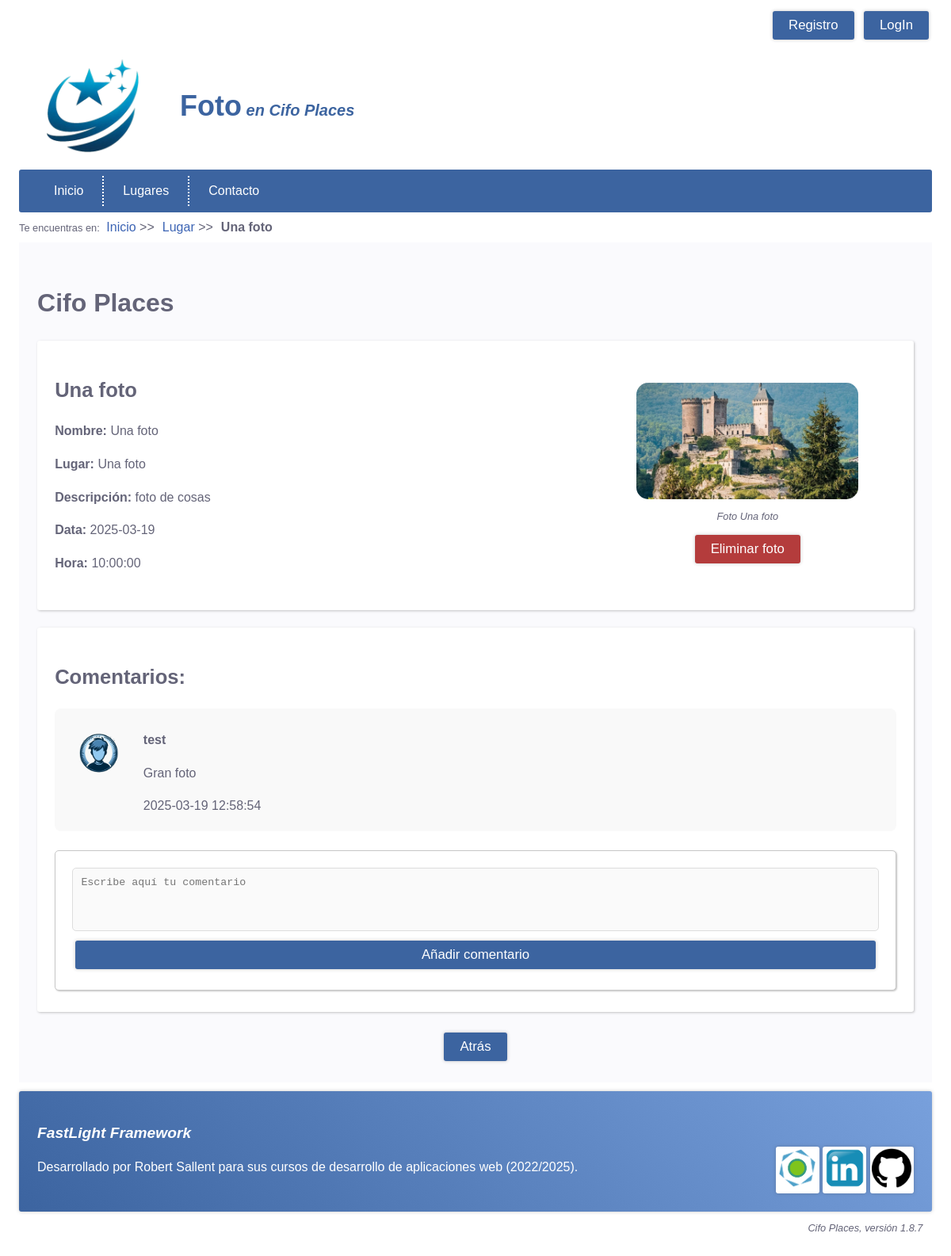
/Photo/show/1, run on the app's committed database.
### tables this page shows
CREATE TABLE photos(
	id INT PRIMARY KEY auto_increment,
    name VARCHAR(128) NOT NULL,
    file VARCHAR(256) NOT NULL,
    alt VARCHAR(256) NOT NULL,
    description TEXT,
    date DATE NULL DEFAULT NULL,
    time TIME NULL DEFAULT NULL,
    iduser INT NULL,
    idplace INT NOT NULL, 
    created_at TIMESTAMP DEFAULT CURRENT_TIMESTAMP,
    updated_at TIMESTAMP NULL DEFAULT NULL ON UPDATE CURRENT_TIMESTAMP,
    
	FOREIGN KEY(iduser) REFERENCES users(id) 
		ON UPDATE CASCADE ON DELETE SET NULL,
    FOREIGN KEY(idplace) REFERENCES places(id) 
		ON UPDATE CASCADE ON DELETE CASCADE    
);

### app/libraries/View.php (called while the page is built, shortened)
<?php
class View{
    private string $name;
    public function __construct(
        string $name      = '',
        array $parameters = []
    ){
        $this->name       = $name;
    }
    public function load(){
        $template = new (TEMPLATE);
        try{
            @require VIEWS_FOLDER."/$this->name.php";
        }catch(Throwable $e){
            $message = DEBUG ?
            "<p>ERROR en la vista <b>".VIEWS_FOLDER."/$this->name.php</b>.</p>
             <p>INFORMACIÓN ADICIONAL: ".$e->getMessage()."</p>" :
             "Error al cargar la página.";
             throw new ViewException($message);
        }
    }
}

### app/http/ViewResponse.php (called while the page is built, shortened)
<?php
class ViewResponse extends Response{
    protected View $view;
    public function __construct(
        string $name,
        array $params       = [],
        int $httpCode       = 200,
        string $status      = 'OK'
    ){
        $this->view = new View($name, $params);
    }
    public function send(){
        $this->view->load();
        die();
    }
}

### public/index.php (called while the page is built, shortened)
<?php
require '../app/autoload.php';
require '../app/helpers/helpers.php';
try{
    switch(strtoupper(APP_TYPE)){
        case 'WEB' :  $response = (new App())->boot();
                      break;
    }
    $response->send();
}catch(Throwable $t){
    $mensaje = DEBUG ?
        'ERROR en el proceso de arranque: '.$t :
        'Se produjo un error, contacte con el administrador '.ADMIN_EMAIL.' si es necesario.';
    abort(500, 'INTERNAL SERVER ERROR', $mensaje, $t)->send();
}

### app/autoload.php (called while the page is built, shortened)
<?php
    function load(string $clase){
        foreach(AUTOLOAD_DIRECTORIES as $directorio){
           $ruta="$directorio/$clase.php";
           if(is_readable($ruta)){
                break;
           }
        }
    }

### app/libraries/Login.php (called while the page is built, shortened)
<?php
class Login{
    private static ?Authenticable $activeUser = NULL;
    public static function init(){
        self::$activeUser = Session::get('user') ??  NULL;
    }
	public static function user():?Authenticable{
	    return self::$activeUser;
	}
	public static function check():bool{
	    return !empty(self::user());
	}
	public static function guest():bool{
	    return empty(self::user());
	}
	public static function isAdmin(string $adminRole = 'ROLE_ADMIN'):bool{
	    return self::$activeUser && self::$activeUser->hasRole($adminRole);
	}
	public static function oneRole(array $roles):bool{
	    return self::user() && self::user()->oneRole($roles);
    }
}

### mvc/models/Model.php (called while the page is built, shortened)
<?php
abstract class Model{
    public static function getTable():string{
        return get_called_class()::$table ?? strtolower(get_called_class()).'s';
    }
    protected static function getJsonFields():array{
        return get_called_class()::$jsonFields ?? [];
    }
    public function parseJsonFields():object{
        $properties = self::getJsonFields();
        return $this;
    }
    public static function find(int $id = 0):?object{
        $table = self::getTable();
        $query = "SELECT * FROM $table WHERE id=$id";
        $entity = (DB_CLASS)::select($query, get_called_class());
        if($entity)
            $entity->parseJsonFields();
        return $entity;
    }
    public static function findOrFail(
        int $id = 0,
        ?string $message = NULL
    ):object{
        $entity = get_called_class()::find($id);
        return $entity;
    }
    public function hasMany(
        string $related,
        string $foreignKey = null,
        string $localKey = 'id'
    ):array{
        $tabla = $related::$table ?? strtolower($related).'s';
        $foreignKey = $foreignKey ?? 'id'.strtolower(get_called_class());
        $consulta = "SELECT * FROM $tabla WHERE $foreignKey = ".$this->$localKey;
        $entities =  (DB_CLASS)::selectAll($consulta, $related);
        return $entities;
    }
    public function belongsTo(
        string $related,
        string $foreignKey = null,
        string $ownerKey = 'id'
    ):?object{
        $tabla = $related::$table ?? strtolower($related).'s';
        $foreignKey = $foreignKey ?? 'id'.strtolower($related);
        $consulta="SELECT * FROM $tabla WHERE $ownerKey = ".($this->$foreignKey ?? 'NULL');
        $entity = (DB_CLASS)::select($consulta, $related);
        if($entity)
            $entity->parseJsonFields();
        return $entity;
    }
}

### app/libraries/DBMysqli.php (called while the page is built, shortened)
<?php
class DBMysqli extends DB{
    private static $conexion = null;
    public static function get():object{
        if(!self::$conexion){
            try{
                self::$conexion = @new mysqli(DB_HOST, DB_USER, DB_PASS, DB_NAME, DB_PORT);
            }catch(Throwable $e){
                $message = "No se pudo conectar con la Base de datos. ";
                if(DEBUG)
                    $message .= "Revisa la configuración: ".DB_HOST.', '.DB_USER.', *******, '.DB_NAME.', '.DB_PORT;
                throw new DatabaseException($message);
            }
        }
        return self::$conexion;
    }
    public static function query(string $consulta){
        try{
            $resultado = self::get()->query($consulta);
            return $resultado;
        }catch(Throwable $e){
            if(DEBUG){
                $mensaje = "<p>ERROR EN LA CONSULTA:</p>";
                $mensaje .= "<p><b>$consulta</b></p>";
                $mensaje .= "<p>".self::get()->error."</p>";
                throw new SQLException($mensaje);
            }else
                throw new SQLException('ERROR al realizar la operación sobre la base de datos.');
        }
    }
    public static function select(
        string $consulta,
        string $class = 'stdClass'
    ):?object{
        $resultado = self::query($consulta);
        $objeto = $resultado->fetch_object($class);
        return $objeto;
    }
    public static function selectAll(
        string $consulta,
        string $class='stdClass'
    ):array{
        $resultados = self::query($consulta);
        $objetos = [];
        while($r = $resultados->fetch_object($class))
            $objetos[] = $r;
        return $objetos;
    }
}

### mvc/controllers/PhotoController.php (called while the page is built, shortened)
<?php
class PhotoController extends Controller{
    public function show(int $id=0){
        $photo = Photo::findOrFail($id, "No se encontró la foto indicada.");
        $comments = $photo->hasMany('V_comment');
        $user= $photo->belongsTo('User');
        return view('photo/show',[
            'photo'     => $photo,
            'comments'  => $comments
        ]);
    }
}

### app/core/App.php (called while the page is built, shortened)
<?php
class App extends Kernel{
    public function boot():Response{
        try{
            $url = request()->get('url') ?? NULL;
            $url = $url ? explode('/', rtrim($url, '/')) : [];
            $controller = empty($url[0]) ?
                DEFAULT_CONTROLLER :
                ucfirst(strtolower(array_shift($url))).'Controller';
            $method = empty($url[0]) ?
                DEFAULT_METHOD :
                strtolower(array_shift($url));
            $controllerInstance = new $controller();
            return $controllerInstance->$method(...$url);
        }catch(NotIdentifiedException $e){
            Session::set('_pending_operation', '/'.request()->get('url'));
            return redirect('/Login');
        }catch(Throwable $t){
            $mensaje = DEBUG ?
                (new DebugInformation($t, $controller, $method, $url))->toHtml() :
                "No se pudo realizar la operación solicitada.";
            if(LOG_ERRORS)
                Log::addMessage(ERROR_LOG_FILE, get_class($t), $t->getMessage());
            if(DB_ERRORS)
                AppError::new(get_class($t), $t->getMessage());
            return abort(500, 'INTERNAL SERVER ERROR', $mensaje, $t);
        }
    }
}

### mvc/views/photo/show.php (the view, shortened to what this page needs)
 <!DOCTYPE html>
<html lang="es">
	<head>
		<?= $template->css() ?>
	</head>
	<body>
		<?= $template->login() ?>
		<?= $template->header('Foto') ?>
		<?= $template->menu() ?>
		<?= $template->breadCrumbs([
		    'Lugar'=> '/Place/show/$id',
		    $photo->name =>NULL
		]) ?>
		<main>
    		<h1><?= APP_NAME ?></h1>
    		<section id="detalles" class="flex-container gap2">
    			<div class="flex2">
    			<h2><?=$photo->name?></h2>
    			<p><b>Nombre:</b>		<?=$photo->name?></p>
    			<p><b>Lugar:</b>		<?=$photo->alt?></p>
    			<p><b>Descripción:</b>	<?=$photo->description?></p>
    			<p><b>Data:</b>			<?=$photo->date?></p>
    			<p><b>Hora:</b>			<?=$photo->time?>
    			</div>
    			<figure class="flex1 centrado p2">
        			<img src="<?=FOTO_IMAGE_FOLDER.'/'.($photo->file ?? DEFAULT_FOTO_IMAGE)?>"
        				class="cover enlarge-image" alt="Foto del usuario <?=$photo->alt?>">
        			<figcaption>Foto <?="$photo->name"?></figcaption>
        			<?php if($photo->file) {?>
        			<?php  if(Login::user()->id ==  $comment->iduser){?>
        			<form method="POST" action="/Photo/dropcover" class="no-border">
        				<input type="submit" class="button-danger" name="borrar" value="Eliminar foto">
        			</form>
        			<?php } ?>
        			<?php } ?>
        		</figure>
    		</section>
    		<section>
                <h2>Comentarios:</h2>
                <?php if (!empty($comments)) { ?>
                    <div class="comments-container">
                        <?php foreach ($comments as $comment) { ?>
                            <div class="comment">
                                <figure class="comment-avatar">
                                    <img src="<?= USER_IMAGE_FOLDER . '/' . ($comment->userpicture ?? DEFAULT_USER_IMAGE) ?>" alt="Imagen de <?= $user->displayname ?>">
                                </figure>
                                <div class="comment-content">
                                    <p class="comment-author"><?= $comment->username ?></p>
                                    <p class="comment-text"><?= $comment->text ?></p>
                                    <p class="comment-text"><?= $comment->created_at ?></p>
                                </div>
                            </div>
                        <?php } ?>
                    </div>
                <?php } else { ?>
                    <p class="no-comments">No hay comentarios aún. ¡Sé el primero en comentar!</p>
                <?php } ?>
                <form method="POST" action="/Comment/storephoto" class="comment-form">
                    <textarea name="text" placeholder="Escribe aquí tu comentario"></textarea>
                    <button type="submit" class="button" name="guardar">Añadir comentario</button>
                </form>
            </section>
    		<div class="centrado">
    			<a class="button" onclick="history.back()">Atrás</a>
    		</div>
		</main>
		<?= $template->footer() ?>
		<?= $template->version() ?>
	</body>
</html>

### public/css/base.css (style rules this page uses)
:root { --primary-bg-color: rgb(60, 100, 160); --primary-font-color: rgb(255, 255, 255); --primary-soft-color: rgb(120, 160, 220); --secondary-bg-color: rgb(60, 160, 100); --secondary-font-color: rgb(255, 255, 255); --secondary-soft-color: rgb(100, 200, 140); --shadow-color: rgba(60, 60, 60, 0.3); --font-shadow-color: rgba(0, 0, 0, 0.3); --bg-color: white; --font-color: rgb(100, 100, 120); --border-color: rgb(200, 200, 200); --a-color: rgb(60, 100, 180); --main-bg-color: rgb(250, 250, 253); --th-bg-color: rgb(60, 100, 160); --th-font-color: rgb(255, 255, 255); --td-odd-bg-color: rgb(255, 255, 255); --td-even-bg-color: rgb(245, 245, 250); --tfoot-bg-color: rgb(160, 180, 220); --tfoot-font-color: rgb(255, 255, 255); --form-bg-color: rgb(255, 255, 255); --input-bg-color: rgb(250, 250, 250); --footer-bg-color: rgba(255, 255, 255, 0.85); --modal-bg-color: rgba(120, 120, 120, 0.85); --success-bg-color: rgb(180, 250, 180); --success-font-color: #363; --success-btn-color: rgb(60, 180, 60); --success-btn-hover-color: rgb(110, 250, 110); --warning-bg-color: rgb(250, 250, 180); --warning-font-color: rgb(150, 120, 0); --warning-btn-color: rgb(220, 210, 10); --warning-btn-hover-color: rgb(230, 230, 80); --danger-bg-color: rgb(250, 180, 180); --danger-font-color: #753; --danger-btn-color: rgb(180, 60, 60); --danger-btn-hover-color: rgb(250, 120, 120); --code-color: rgb(50, 50, 200); --min-width: 280px; }
* { box-sizing: border-box; margin: 0; padding: 0; }
.flex-container { display: flex; flex-wrap: wrap; }
.flex-container>section, .flex-container>div, .flex-container>figure { min-width: var(--min-width); }
.flex1 { flex:1 }
.flex2 { flex:2 }
.gap2 { gap: 2% }
.centrado, .centered { text-align: center }
.p2 { padding: 2% }
h1, h2, h3 { margin-top: 1.10em; margin-bottom: 0.9em; }
h1 { font-size: 2em; }
h2 { font-size: 1.6em; }
h2, h3 { margin: 1.6em 0 1em; padding: 0; }
h2:first-child, h3:first-child { margin: 1em 0; }
p { margin: 1.1em 0; line-height: 1.5em; }
a { text-decoration: none; cursor: pointer; color: var(--a-color); }
.no-border { border: none !important }
.button, .button-light, .button-success, .button-warning, .button-danger { display: inline-block; white-space: nowrap; color: var(--primary-font-color); font: caption; font-size: 1.05em; padding: 8px 20px; margin: 4px; border: none; border-radius: 3px; cursor: pointer; box-shadow: 0 0px 4px var(--shadow-color); }
.button { background:var(--primary-bg-color); }
.button-danger, .button-error { background-color: var(--danger-btn-color); }
figure { text-align: center; padding: 2%; }
figure img { width: 96%; border-radius: 15px; }
figcaption { font-size: 0.8rem; font-style: italic; }
.flex2 { border-radius: 3px; }
.comments-container { display: flex; flex-direction: column; gap: 1rem; margin-top: 1rem; }
.comment { display: flex; align-items: flex-start; background: #f9f9f9; padding: 10px; border-radius: 8px; }
.comment-avatar img { width: 50px; height: 50px; border-radius: 50%; object-fit: cover; margin-right: 10px; }
.comment-content { flex-grow: 1; }
.comment-author { font-weight: bold; margin-bottom: 5px; }
.comment-text { margin-bottom: 10px; }
.comment-form { margin-top: 1.5rem; display: flex; flex-direction: column; gap: 0.5rem; }
.comment-form textarea { width: 100%; min-height: 80px; padding: 10px; border: 1px solid #ddd; border-radius: 5px; }
.cover { width: 100%; max-width: 280px; max-height: 400px; margin: 10px; }
form { padding: 2%; margin: 5px auto; border: 1px solid var(--border-color); border-radius: 5px; box-shadow: 1px 1px 2px var(--shadow-color); background-color: var(--form-bg-color); min-width: var(--min-width); }
form.no-border { border: none; box-shadow: none; }
input, select, textarea { padding: 8px 12px; min-width: 100px; background-color: var(--input-bg-color); border: solid 1px var(--border-color); }
textarea { vertical-align: text-top; resize: none; min-width: var(--min-width); min-height: 100px; }
html { background-color: var(--bg-color); }
body { color: var(--font-color); padding: 10px 2%; font-family: arial, verdana, helvetica; width: 100%; margin: 0px auto 20px auto; }
section { box-shadow: 1px 1px 3px var(--shadow-color); border-radius: 3px; background-color: var(--bg-color); padding: 2%; margin: 2% 0%; }
section h2 { margin: 0 0 1rem 0; }
main { padding: 2%; margin: 0 0 1%; background-color: var(--main-bg-color); }
.enlarge-image { cursor: pointer; }

### public/css/base_phone.css (style rules this page uses)
body { margin: 0; padding: 0; width: 100%; }

### data on the page
photos: name "Una foto", alt "Una foto", description "foto de cosas", date "2025-03-19", time "10:00:00", file (picture)

### other printed values
$title "Foto"
APP_NAME "Cifo Places"
$miga "Inicio"
$miga "Lugar"
$miga "Una foto"
$comment->username "test"
$comment->text "Gran foto"
$comment->created_at "2025-03-19 12:58:54"
